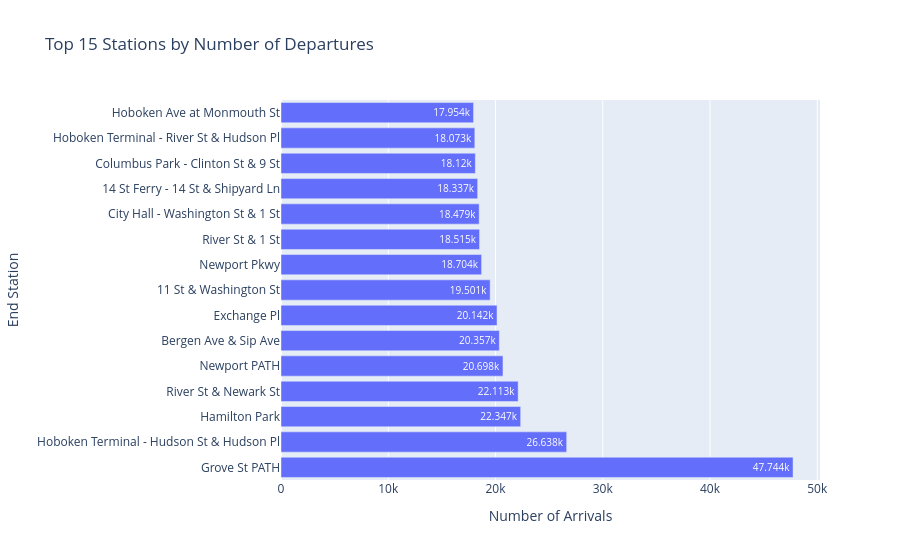

Notebook source saved alongside this figure:
### Code cell
fig = px.bar(
    data_frame=top_stations,
    x = 'number_of_arrivals',
    y = 'end_station_name',
    orientation = 'h',
    title=f"Top {N} Stations by Number of Departures",
    text_auto= True

)
fig.update_layout(
    xaxis_title="Number of Arrivals",
    yaxis_title="End Station"
)


fig.show()

### Figure 1 — Plotly figure (JSON) as saved in the notebook; plotly's stock layout.template omitted (floating-point values rounded to 4 significant figures)
{"data": [{"hovertemplate": "number_of_arrivals=%{x}<br>end_station_name=%{y}<extra></extra>", "legendgroup": "", "marker": {"color": "#636efa", "pattern": {"shape": ""}}, "name": "", "orientation": "h", "showlegend": false, "textposition": "auto", "texttemplate": "%{x}", "type": "bar", "x": [47744, 26638, 22347, 22113, 20698, 20357, 20142, 19501, 18704, 18515, 18479, 18337, 18120, 18073, 17954], "xaxis": "x", "y": ["Grove St PATH", "Hoboken Terminal - Hudson St & Hudson Pl", "Hamilton Park", "River St & Newark St", "Newport PATH", "Bergen Ave & Sip Ave", "Exchange Pl", "11 St & Washington St", "Newport Pkwy", "River St & 1 St", "City Hall - Washington St & 1 St", "14 St Ferry - 14 St & Shipyard Ln", "Columbus Park - Clinton St & 9 St", "Hoboken Terminal - River St & Hudson Pl", "Hoboken Ave at Monmouth St"], "yaxis": "y"}], "layout": {"barmode": "relative", "legend": {"tracegroupgap": 0}, "title": {"text": "Top 15 Stations by Number of Departures"}, "xaxis": {"anchor": "y", "domain": [0, 1], "title": {"text": "Number of Arrivals"}}, "yaxis": {"anchor": "x", "domain": [0, 1], "title": {"text": "End Station"}}}}
